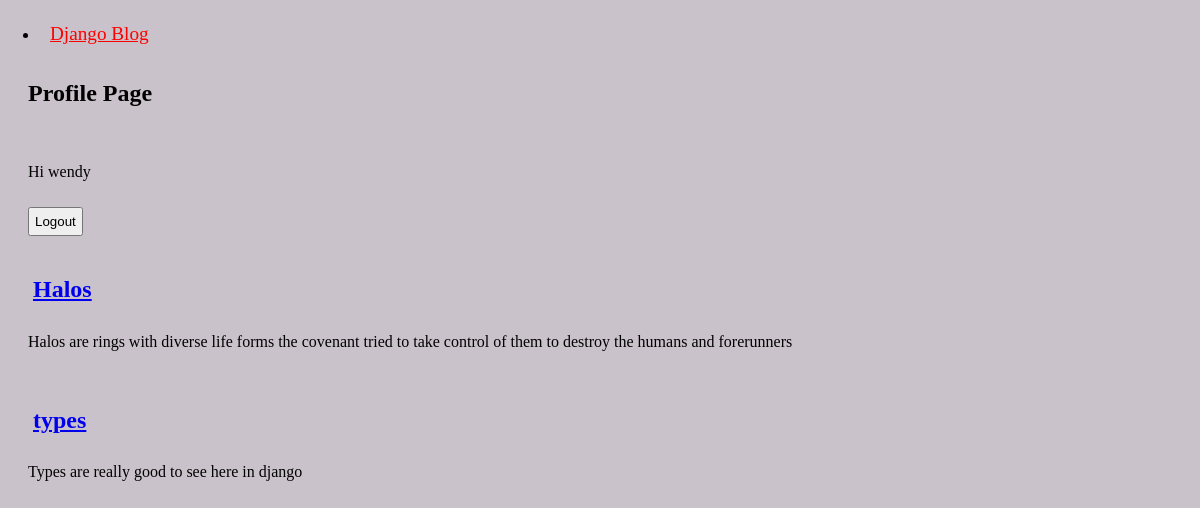
Screenshot of /profile/ (signed in) with the database file from the repository.
### blog/models.py (models this page shows, shortened)
class Post(models.Model):
    title = models.CharField(max_length=200)
    author = models.ForeignKey(
        User,
        on_delete=models.CASCADE
        )
    body = models.TextField()

### blog/views.py (the view)
# urls.py: path('profile/', ProfileBlogListView.as_view(), name='profile')
class ProfileBlogListView(LoginRequiredMixin, ListView):
    model = Post
    template_name = 'profile.html'
    def get_queryset(self):
        all_posts = Post.objects.all()
        filtered_posts = Post.objects.filter(author=self.request.user)
        return filtered_posts

### templates/profile.html (shortened to what this page needs)
{% extends 'base.html' %}
{% block content %}
<h2> Profile Page </h2>
    {% if user.is_authenticated %}
        <div class="user-area"></div>
        <p>Hi {{ user.username }}</p>
        <form action="{% url 'logout' %}" method="post">
            <button type="submit">Logout</button>
        </form>
        </div>
       {% if object_list %}
        {% for post in object_list %}
            <div class="post-entry">
                <h2><a href="{% url 'post_detail' post.pk %}"> {{ post.title }} </a> </h2>
                <p> {{ post.body }}</p>
            </div>
        {% endfor %}
    {% else %}
    <div>
        <p>You have no posts </p>
    </div>
    {% endif %}
    {% endif %}
{% endblock content %}

### static/styles.css (style rules this page uses)
* { box-sizing: border-box; padding: 5px; }
body { background-color: rgb(202, 194, 202); color: #000; }
.user-area { display: flex; align-items: center; justify-content: space-around; margin-left: auto; }

### rows the page displays
Post: title "Halos", body "Halos are rings with diverse life forms the covenant tried to take control of them to destroy the humans and forerunners"
Post: title "types", body "Types are really good to see here in django"

### other values shown
{{ user.username }} "wendy"
